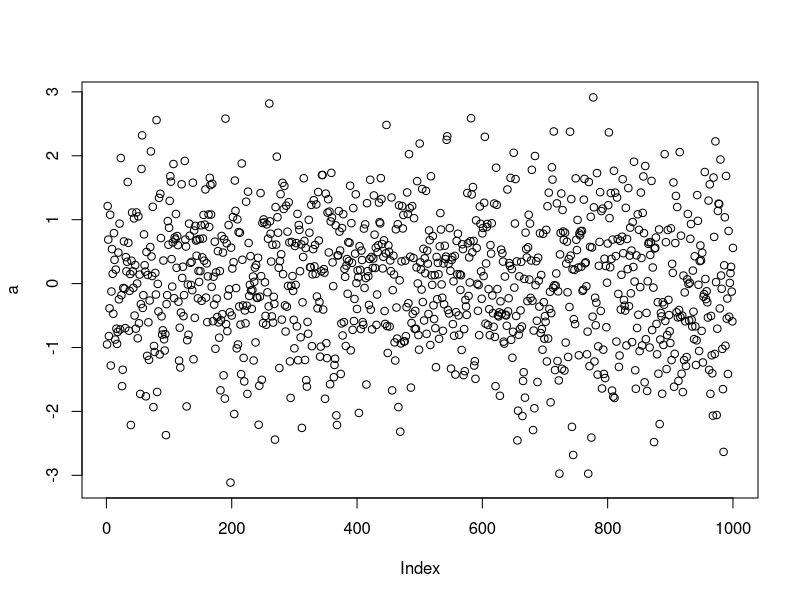
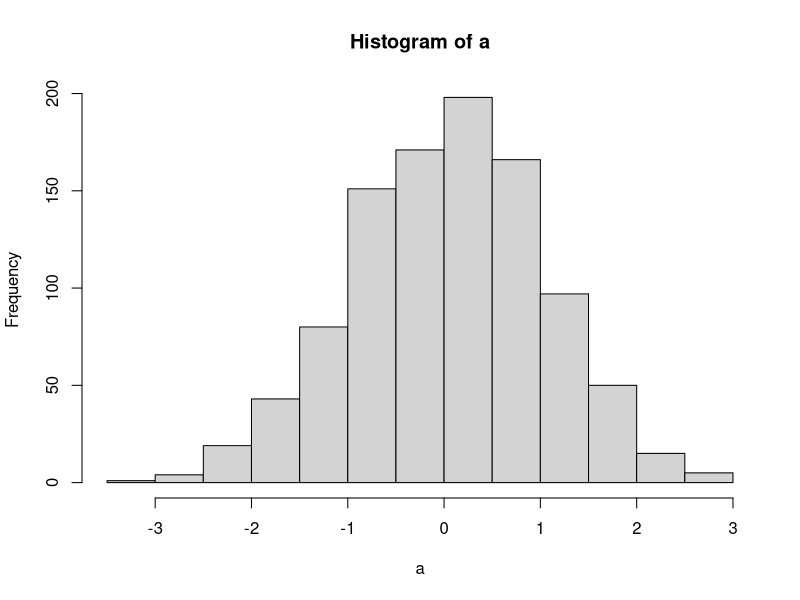

Source code (R) for these figures, in order:
## ---- chunk 1
1 + 1
## ---- chunk 2
#| echo: false
238 + 48
891 + 412
a<-rnorm(1000)
plot(a)
hist(a)

